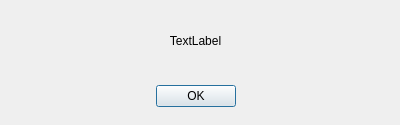
<?xml version="1.0" encoding="UTF-8"?>
<ui version="4.0">
 <class>Dialog</class>
 <widget class="QDialog" name="Dialog">
  <property name="geometry">
   <rect>
    <x>0</x>
    <y>0</y>
    <width>400</width>
    <height>125</height>
   </rect>
  </property>
  <property name="windowTitle">
   <string>Dialog</string>
  </property>
  <widget class="QDialogButtonBox" name="buttonBox">
   <property name="geometry">
    <rect>
     <x>20</x>
     <y>80</y>
     <width>351</width>
     <height>32</height>
    </rect>
   </property>
   <property name="orientation">
    <enum>Qt::Horizontal</enum>
   </property>
   <property name="standardButtons">
    <set>QDialogButtonBox::Ok</set>
   </property>
   <property name="centerButtons">
    <bool>true</bool>
   </property>
  </widget>
  <widget class="QLabel" name="label">
   <property name="geometry">
    <rect>
     <x>20</x>
     <y>10</y>
     <width>351</width>
     <height>61</height>
    </rect>
   </property>
   <property name="text">
    <string>TextLabel</string>
   </property>
   <property name="alignment">
    <set>Qt::AlignCenter</set>
   </property>
   <property name="wordWrap">
    <bool>true</bool>
   </property>
  </widget>
 </widget>
 <resources/>
 <connections>
  <connection>
   <sender>buttonBox</sender>
   <signal>accepted()</signal>
   <receiver>Dialog</receiver>
   <slot>accept()</slot>
   <hints>
    <hint type="sourcelabel">
     <x>248</x>
     <y>254</y>
    </hint>
    <hint type="destinationlabel">
     <x>157</x>
     <y>274</y>
    </hint>
   </hints>
  </connection>
 </connections>
</ui>
